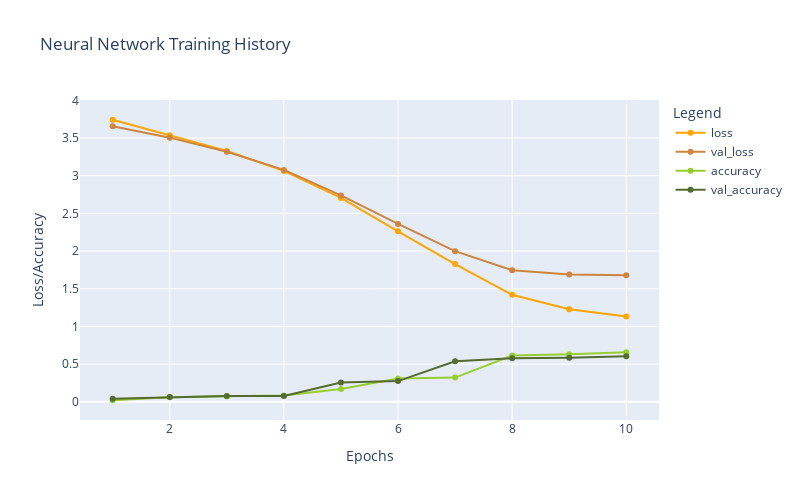

Write notebook code for a chart like this one.
### Code cell
plot_history(historyC)

### Figure 1 — Plotly figure (JSON) as saved in the notebook; plotly's stock layout.template omitted (floating-point values rounded to 4 significant figures)
{"data": [{"hovertemplate": "Legend=loss<br>Epochs=%{x}<br>Loss/Accuracy=%{y}<extra></extra>", "legendgroup": "loss", "line": {"color": "orange", "dash": "solid"}, "marker": {"symbol": "circle"}, "mode": "lines+markers", "name": "loss", "orientation": "v", "showlegend": true, "type": "scatter", "x": [1, 2, 3, 4, 5, 6, 7, 8, 9, 10], "xaxis": "x", "y": [3.742, 3.536, 3.327, 3.064, 2.705, 2.263, 1.827, 1.419, 1.229, 1.132], "yaxis": "y"}, {"hovertemplate": "Legend=val_loss<br>Epochs=%{x}<br>Loss/Accuracy=%{y}<extra></extra>", "legendgroup": "val_loss", "line": {"color": "peru", "dash": "solid"}, "marker": {"symbol": "circle"}, "mode": "lines+markers", "name": "val_loss", "orientation": "v", "showlegend": true, "type": "scatter", "x": [1, 2, 3, 4, 5, 6, 7, 8, 9, 10], "xaxis": "x", "y": [3.655, 3.505, 3.318, 3.077, 2.738, 2.361, 1.999, 1.747, 1.688, 1.679], "yaxis": "y"}, {"hovertemplate": "Legend=accuracy<br>Epochs=%{x}<br>Loss/Accuracy=%{y}<extra></extra>", "legendgroup": "accuracy", "line": {"color": "yellowgreen", "dash": "solid"}, "marker": {"symbol": "circle"}, "mode": "lines+markers", "name": "accuracy", "orientation": "v", "showlegend": true, "type": "scatter", "x": [1, 2, 3, 4, 5, 6, 7, 8, 9, 10], "xaxis": "x", "y": [0.02082, 0.06146, 0.07404, 0.08495, 0.1716, 0.3084, 0.3214, 0.6132, 0.63, 0.6585], "yaxis": "y"}, {"hovertemplate": "Legend=val_accuracy<br>Epochs=%{x}<br>Loss/Accuracy=%{y}<extra></extra>", "legendgroup": "val_accuracy", "line": {"color": "darkolivegreen", "dash": "solid"}, "marker": {"symbol": "circle"}, "mode": "lines+markers", "name": "val_accuracy", "orientation": "v", "showlegend": true, "type": "scatter", "x": [1, 2, 3, 4, 5, 6, 7, 8, 9, 10], "xaxis": "x", "y": [0.04007, 0.06233, 0.07703, 0.07792, 0.2551, 0.2752, 0.537, 0.5784, 0.5855, 0.6051], "yaxis": "y"}], "layout": {"height": 500, "legend": {"title": {"text": "Legend"}, "tracegroupgap": 0}, "title": {"text": "Neural Network Training History"}, "width": 800, "xaxis": {"anchor": "y", "domain": [0, 1], "title": {"text": "Epochs"}}, "yaxis": {"anchor": "x", "domain": [0, 1], "title": {"text": "Loss/Accuracy"}}}}
